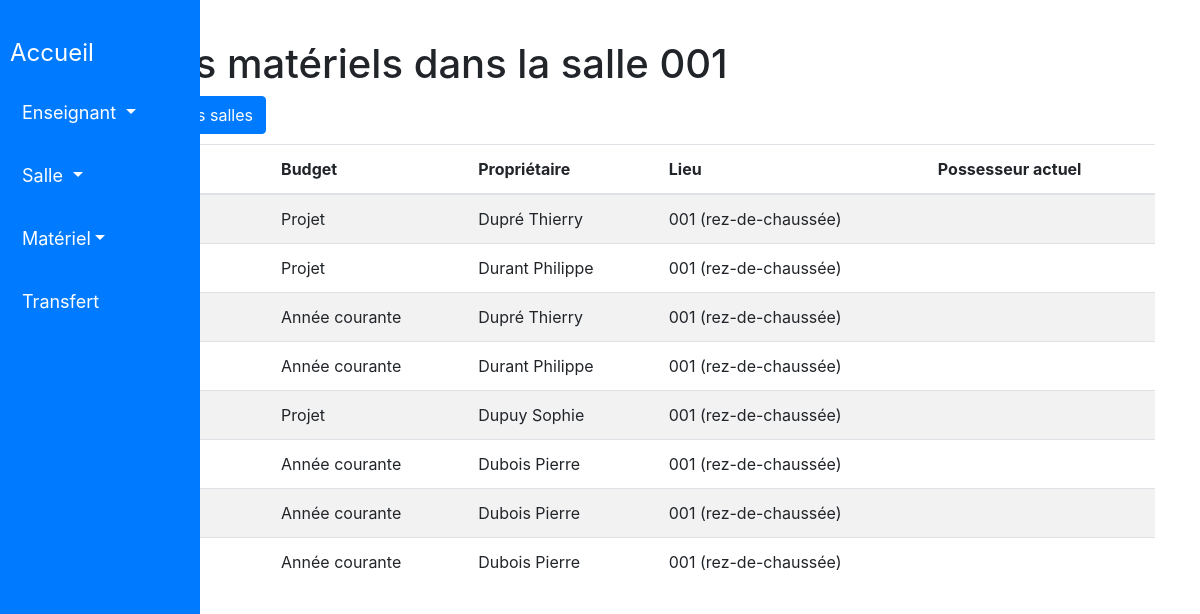
The page /liste_materiels_salle/4/ on the database its author committed.
### gestion_materiel/models.py (models this page shows, shortened)
class Salle(models.Model):
    nom = models.CharField(
        max_length=50,
        blank=False,
        null=True,
        default='aucun'
    )
    etage = models.CharField(
        max_length=50,
        blank=False,
        null=True,
        default='aucun'
    )

class Materiel(models.Model):
    nom = models.CharField(
        max_length=100,
        blank=False,
        null=True,
        default=''
    )
    budget = models.CharField(
        max_length=100,
        blank=False,
        null=True,
        default=''
    )
    proprietaire = models.ForeignKey(
        Enseignant,
        on_delete=models.CASCADE,
        null=True,
        related_name='materiels_possedes'
    )
    lieu = models.ForeignKey(
        Salle,
        on_delete=models.CASCADE,
        null=True
    )
    possesseur = models.ForeignKey(
        Enseignant,
        on_delete=models.CASCADE,
        null=True,
        blank=True,
        related_name='materiels_en_possession'
    )

class Enseignant(models.Model):
    nom = models.CharField(
        max_length=50,
        blank=False,
        null=True,
        default='aucun'
    )
    prenom = models.CharField(
        max_length=50,
        blank=False,
        null=True,
        default='aucun'
    )

### gestion_materiel/views.py (the view)
# urls.py: path('liste_materiels_salle/<int:salle_id>/', views.liste_materiels_salle, name='liste_materiels_salle'),
def liste_materiels_salle(request, salle_id):
    salle = get_object_or_404(Salle, id=salle_id)
    materiels = Materiel.objects.filter(lieu=salle)
    return render(request, 'gestion_materiel/salle/liste_materiels_salle.html', {'salle': salle, 'materiels': materiels})

### templates/gestion_materiel/salle/liste_materiels_salle.html (shortened to what this page needs)
<!DOCTYPE html>
<html>
<head>
</head>
<body>
    {% include 'gestion_materiel/includes/entete.html' %}
    <div class="container">
        <h1>Liste des matériels dans la salle {{ salle.nom }}</h1>
        <a href="{% url 'liste_salles' %}" class="btn btn-primary">Retour à la liste des salles</a>
     <table class="table table-striped">
            <thead>
                <tr>
                    <th>Nom</th>
                    <th>Budget</th>
                    <th>Propriétaire</th>
                    <th>Lieu</th>
                    <th>Possesseur actuel</th>
                </tr>
            </thead>
            <tbody>
            {% for materiel in materiels %}
                    <tr>
                        <td>{{ materiel.nom }}</td>
                        <td>{{ materiel.budget }}</td>
                        <td>{{ materiel.proprietaire.nom }} {{ materiel.proprietaire.prenom }}</td>
                        <td>
                            {% if materiel.lieu.etage == 'rez-de-chaussée' %}
                                {{ materiel.lieu.nom }} ({{ materiel.lieu.etage }})
                            {% else %}
                                {{ materiel.lieu.nom }} ({{ materiel.lieu.etage }} Étage)
                            {% endif %}
                        </td>
                        <td>{{ materiel.possesseur.nom }} {{ materiel.possesseur.prenom }}</td>
                    </tr>
                {% empty %}
                    <tr>
                        <td colspan="6">Aucun materiel trouvé.</td>
                    </tr>
                {% endfor %}
            </tbody>
        </table>
    </div>
</body>
</html>

### rows shown on the page
Salle: nom "001"
Materiel: budget "Projet", proprietaire.nom "Dupré", proprietaire.prenom "Thierry", lieu.nom "001", lieu.etage "rez-de-chaussée"
Materiel: budget "Projet", proprietaire.nom "Durant", proprietaire.prenom "Philippe", lieu.nom "001", lieu.etage "rez-de-chaussée"
Materiel: budget "Année courante", proprietaire.nom "Dupré", proprietaire.prenom "Thierry", lieu.nom "001", lieu.etage "rez-de-chaussée"
Materiel: budget "Année courante", proprietaire.nom "Durant", proprietaire.prenom "Philippe", lieu.nom "001", lieu.etage "rez-de-chaussée"
Materiel: budget "Projet", proprietaire.nom "Dupuy", proprietaire.prenom "Sophie", lieu.nom "001", lieu.etage "rez-de-chaussée"
Materiel: budget "Année courante", proprietaire.nom "Dubois", proprietaire.prenom "Pierre", lieu.nom "001", lieu.etage "rez-de-chaussée"
Materiel: budget "Année courante", proprietaire.nom "Dubois", proprietaire.prenom "Pierre", lieu.nom "001", lieu.etage "rez-de-chaussée"
Materiel: budget "Année courante", proprietaire.nom "Dubois", proprietaire.prenom "Pierre", lieu.nom "001", lieu.etage "rez-de-chaussée"
